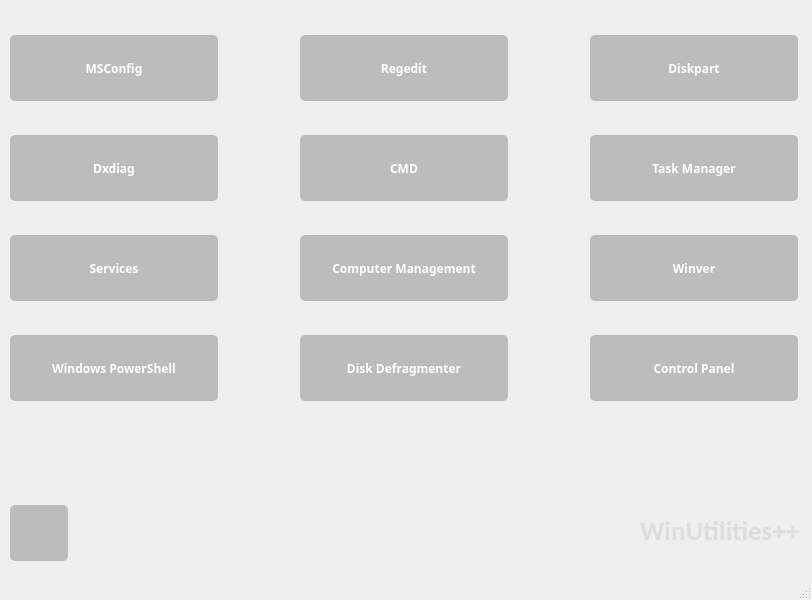
<?xml version="1.0" encoding="UTF-8"?>
<ui version="4.0">
 <class>MainWindow</class>
 <widget class="QMainWindow" name="MainWindow">
  <property name="enabled">
   <bool>true</bool>
  </property>
  <property name="geometry">
   <rect>
    <x>0</x>
    <y>0</y>
    <width>812</width>
    <height>600</height>
   </rect>
  </property>
  <property name="acceptDrops">
   <bool>false</bool>
  </property>
  <property name="windowTitle">
   <string>MainWindow</string>
  </property>
  <widget class="QWidget" name="centralwidget">
   <widget class="QPushButton" name="pushButton">
    <property name="geometry">
     <rect>
      <x>10</x>
      <y>30</y>
      <width>211</width>
      <height>71</height>
     </rect>
    </property>
    <property name="font">
     <font>
      <family>Roboto Slab</family>
      <pointsize>9</pointsize>
      <weight>75</weight>
      <bold>true</bold>
     </font>
    </property>
    <property name="styleSheet">
     <string notr="true">QPushButton {
float: right;
 margin-right: 3%;
 margin-top: 5px;
 border-radius: 5px;
 padding: 5px 9px;
 font-size: 1.2em;
 background-color: rgb(188, 188, 188)
; color: white;
 font-family: 'Roboto Slab', serif;
} 
QPushButton:hover:!pressed {
 background-color: rgb(140, 140, 140)
; color: white; }</string>
    </property>
    <property name="text">
     <string>MSConfig</string>
    </property>
   </widget>
   <widget class="QPushButton" name="pushButton_2">
    <property name="geometry">
     <rect>
      <x>590</x>
      <y>130</y>
      <width>211</width>
      <height>71</height>
     </rect>
    </property>
    <property name="font">
     <font>
      <family>Roboto Slab</family>
      <pointsize>9</pointsize>
      <weight>75</weight>
      <bold>true</bold>
     </font>
    </property>
    <property name="styleSheet">
     <string notr="true">QPushButton {
float: right;
 margin-right: 3%;
 margin-top: 5px;
 border-radius: 5px;
 padding: 5px 9px;
 font-size: 1.2em;
 background-color: rgb(188, 188, 188)
; color: white;
 font-family: 'Roboto Slab', serif;
} 
QPushButton:hover:!pressed {
 background-color: rgb(140, 140, 140)
; color: white; }</string>
    </property>
    <property name="text">
     <string>Task Manager</string>
    </property>
   </widget>
   <widget class="QPushButton" name="pushButton_3">
    <property name="geometry">
     <rect>
      <x>590</x>
      <y>230</y>
      <width>211</width>
      <height>71</height>
     </rect>
    </property>
    <property name="font">
     <font>
      <family>Roboto Slab</family>
      <pointsize>9</pointsize>
      <weight>75</weight>
      <bold>true</bold>
     </font>
    </property>
    <property name="styleSheet">
     <string notr="true">QPushButton {
float: right;
 margin-right: 3%;
 margin-top: 5px;
 border-radius: 5px;
 padding: 5px 9px;
 font-size: 1.2em;
 background-color: rgb(188, 188, 188)
; color: white;
 font-family: 'Roboto Slab', serif;
} 
QPushButton:hover:!pressed {
 background-color: rgb(140, 140, 140)
; color: white; }</string>
    </property>
    <property name="text">
     <string>Winver</string>
    </property>
   </widget>
   <widget class="QPushButton" name="pushButton_4">
    <property name="geometry">
     <rect>
      <x>10</x>
      <y>230</y>
      <width>211</width>
      <height>71</height>
     </rect>
    </property>
    <property name="font">
     <font>
      <family>Roboto Slab</family>
      <pointsize>9</pointsize>
      <weight>75</weight>
      <bold>true</bold>
     </font>
    </property>
    <property name="styleSheet">
     <string notr="true">QPushButton {
float: right;
 margin-right: 3%;
 margin-top: 5px;
 border-radius: 5px;
 padding: 5px 9px;
 font-size: 1.2em;
 background-color: rgb(188, 188, 188)
; color: white;
 font-family: 'Roboto Slab', serif;
} 
QPushButton:hover:!pressed {
 background-color: rgb(140, 140, 140)
; color: white; }</string>
    </property>
    <property name="text">
     <string>Services</string>
    </property>
   </widget>
   <widget class="QPushButton" name="pushButton_5">
    <property name="geometry">
     <rect>
      <x>300</x>
      <y>130</y>
      <width>211</width>
      <height>71</height>
     </rect>
    </property>
    <property name="font">
     <font>
      <family>Roboto Slab</family>
      <pointsize>9</pointsize>
      <weight>75</weight>
      <bold>true</bold>
     </font>
    </property>
    <property name="styleSheet">
     <string notr="true">QPushButton {
float: right;
 margin-right: 3%;
 margin-top: 5px;
 border-radius: 5px;
 padding: 5px 9px;
 font-size: 1.2em;
 background-color: rgb(188, 188, 188)
; color: white;
 font-family: 'Roboto Slab', serif;
} 
QPushButton:hover:!pressed {
 background-color: rgb(140, 140, 140)
; color: white; }</string>
    </property>
    <property name="text">
     <string>CMD</string>
    </property>
   </widget>
   <widget class="QPushButton" name="pushButton_6">
    <property name="geometry">
     <rect>
      <x>10</x>
      <y>130</y>
      <width>211</width>
      <height>71</height>
     </rect>
    </property>
    <property name="font">
     <font>
      <family>Roboto Slab</family>
      <pointsize>9</pointsize>
      <weight>75</weight>
      <bold>true</bold>
     </font>
    </property>
    <property name="styleSheet">
     <string notr="true">QPushButton {
float: right;
 margin-right: 3%;
 margin-top: 5px;
 border-radius: 5px;
 padding: 5px 9px;
 font-size: 1.2em;
 background-color: rgb(188, 188, 188)
; color: white;
 font-family: 'Roboto Slab', serif;
} 
QPushButton:hover:!pressed {
 background-color: rgb(140, 140, 140)
; color: white; }</string>
    </property>
    <property name="text">
     <string>Dxdiag</string>
    </property>
   </widget>
   <widget class="QPushButton" name="pushButton_7">
    <property name="geometry">
     <rect>
      <x>300</x>
      <y>230</y>
      <width>211</width>
      <height>71</height>
     </rect>
    </property>
    <property name="font">
     <font>
      <family>Roboto Slab</family>
      <pointsize>9</pointsize>
      <weight>75</weight>
      <bold>true</bold>
     </font>
    </property>
    <property name="styleSheet">
     <string notr="true">QPushButton {
float: right;
 margin-right: 3%;
 margin-top: 5px;
 border-radius: 5px;
 padding: 5px 9px;
 font-size: 1.2em;
 background-color: rgb(188, 188, 188)
; color: white;
 font-family: 'Roboto Slab', serif;
} 
QPushButton:hover:!pressed {
 background-color: rgb(140, 140, 140)
; color: white; }</string>
    </property>
    <property name="text">
     <string>Computer Management</string>
    </property>
   </widget>
   <widget class="QPushButton" name="pushButton_8">
    <property name="geometry">
     <rect>
      <x>590</x>
      <y>30</y>
      <width>211</width>
      <height>71</height>
     </rect>
    </property>
    <property name="font">
     <font>
      <family>Roboto Slab</family>
      <pointsize>9</pointsize>
      <weight>75</weight>
      <bold>true</bold>
     </font>
    </property>
    <property name="styleSheet">
     <string notr="true">QPushButton {
float: right;
 margin-right: 3%;
 margin-top: 5px;
 border-radius: 5px;
 padding: 5px 9px;
 font-size: 1.2em;
 background-color: rgb(188, 188, 188)
; color: white;
 font-family: 'Roboto Slab', serif;
} 
QPushButton:hover:!pressed {
 background-color: rgb(140, 140, 140)
; color: white; }</string>
    </property>
    <property name="text">
     <string>Diskpart</string>
    </property>
   </widget>
   <widget class="QPushButton" name="pushButton_9">
    <property name="geometry">
     <rect>
      <x>300</x>
      <y>30</y>
      <width>211</width>
      <height>71</height>
     </rect>
    </property>
    <property name="font">
     <font>
      <family>Roboto Slab</family>
      <pointsize>9</pointsize>
      <weight>75</weight>
      <bold>true</bold>
     </font>
    </property>
    <property name="styleSheet">
     <string notr="true">QPushButton {
float: right;
 margin-right: 3%;
 margin-top: 5px;
 border-radius: 5px;
 padding: 5px 9px;
 font-size: 1.2em;
 background-color: rgb(188, 188, 188)
; color: white;
 font-family: 'Roboto Slab', serif;
} 
QPushButton:hover:!pressed {
 background-color: rgb(140, 140, 140)
; color: white; }</string>
    </property>
    <property name="text">
     <string>Regedit</string>
    </property>
   </widget>
   <widget class="QPushButton" name="pushButton_10">
    <property name="geometry">
     <rect>
      <x>10</x>
      <y>500</y>
      <width>61</width>
      <height>61</height>
     </rect>
    </property>
    <property name="styleSheet">
     <string notr="true">QPushButton {
float: right;
 margin-right: 3%;
 margin-top: 5px;
 border-radius: 5px;
 padding: 5px 9px;
 font-size: 1.2em;
 background-color: rgb(188, 188, 188)
; color: white;
 font-family: 'Roboto Slab', serif;
} 
QPushButton:hover:!pressed {
 background-color: rgb(140, 140, 140)
; color: white; }</string>
    </property>
    <property name="text">
     <string/>
    </property>
    <property name="icon">
     <iconset resource="resource.qrc">
      <normaloff>:/img/img/about.png</normaloff>:/img/img/about.png</iconset>
    </property>
    <property name="iconSize">
     <size>
      <width>60</width>
      <height>60</height>
     </size>
    </property>
   </widget>
   <widget class="QLabel" name="label">
    <property name="geometry">
     <rect>
      <x>640</x>
      <y>510</y>
      <width>201</width>
      <height>41</height>
     </rect>
    </property>
    <property name="font">
     <font>
      <family>Calibri</family>
      <pointsize>20</pointsize>
      <weight>75</weight>
      <bold>true</bold>
     </font>
    </property>
    <property name="styleSheet">
     <string notr="true">color:rgb(221, 221, 221); </string>
    </property>
    <property name="text">
     <string>WinUtilities++</string>
    </property>
   </widget>
   <widget class="QPushButton" name="pushButton_12">
    <property name="geometry">
     <rect>
      <x>10</x>
      <y>330</y>
      <width>211</width>
      <height>71</height>
     </rect>
    </property>
    <property name="font">
     <font>
      <family>Roboto Slab</family>
      <pointsize>9</pointsize>
      <weight>75</weight>
      <bold>true</bold>
     </font>
    </property>
    <property name="styleSheet">
     <string notr="true">QPushButton {
float: right;
 margin-right: 3%;
 margin-top: 5px;
 border-radius: 5px;
 padding: 5px 9px;
 font-size: 1.2em;
 background-color: rgb(188, 188, 188)
; color: white;
 font-family: 'Roboto Slab', serif;
} 
QPushButton:hover:!pressed {
 background-color: rgb(140, 140, 140)
; color: white; }</string>
    </property>
    <property name="text">
     <string>Windows PowerShell</string>
    </property>
   </widget>
   <widget class="QPushButton" name="pushButton_13">
    <property name="geometry">
     <rect>
      <x>300</x>
      <y>330</y>
      <width>211</width>
      <height>71</height>
     </rect>
    </property>
    <property name="font">
     <font>
      <family>Roboto Slab</family>
      <pointsize>9</pointsize>
      <weight>75</weight>
      <bold>true</bold>
     </font>
    </property>
    <property name="styleSheet">
     <string notr="true">QPushButton {
float: right;
 margin-right: 3%;
 margin-top: 5px;
 border-radius: 5px;
 padding: 5px 9px;
 font-size: 1.2em;
 background-color: rgb(188, 188, 188)
; color: white;
 font-family: 'Roboto Slab', serif;
} 
QPushButton:hover:!pressed {
 background-color: rgb(140, 140, 140)
; color: white; }</string>
    </property>
    <property name="text">
     <string>Disk Defragmenter</string>
    </property>
   </widget>
   <widget class="QPushButton" name="pushButton_14">
    <property name="geometry">
     <rect>
      <x>590</x>
      <y>330</y>
      <width>211</width>
      <height>71</height>
     </rect>
    </property>
    <property name="font">
     <font>
      <family>Roboto Slab</family>
      <pointsize>9</pointsize>
      <weight>75</weight>
      <bold>true</bold>
     </font>
    </property>
    <property name="styleSheet">
     <string notr="true">QPushButton {
float: right;
 margin-right: 3%;
 margin-top: 5px;
 border-radius: 5px;
 padding: 5px 9px;
 font-size: 1.2em;
 background-color: rgb(188, 188, 188)
; color: white;
 font-family: 'Roboto Slab', serif;
} 
QPushButton:hover:!pressed {
 background-color: rgb(140, 140, 140)
; color: white; }</string>
    </property>
    <property name="text">
     <string>Control Panel</string>
    </property>
   </widget>
  </widget>
  <widget class="QMenuBar" name="menubar">
   <property name="geometry">
    <rect>
     <x>0</x>
     <y>0</y>
     <width>812</width>
     <height>26</height>
    </rect>
   </property>
  </widget>
  <widget class="QStatusBar" name="statusbar"/>
 </widget>
 <resources>
  <include location="resource.qrc"/>
 </resources>
 <connections/>
</ui>
